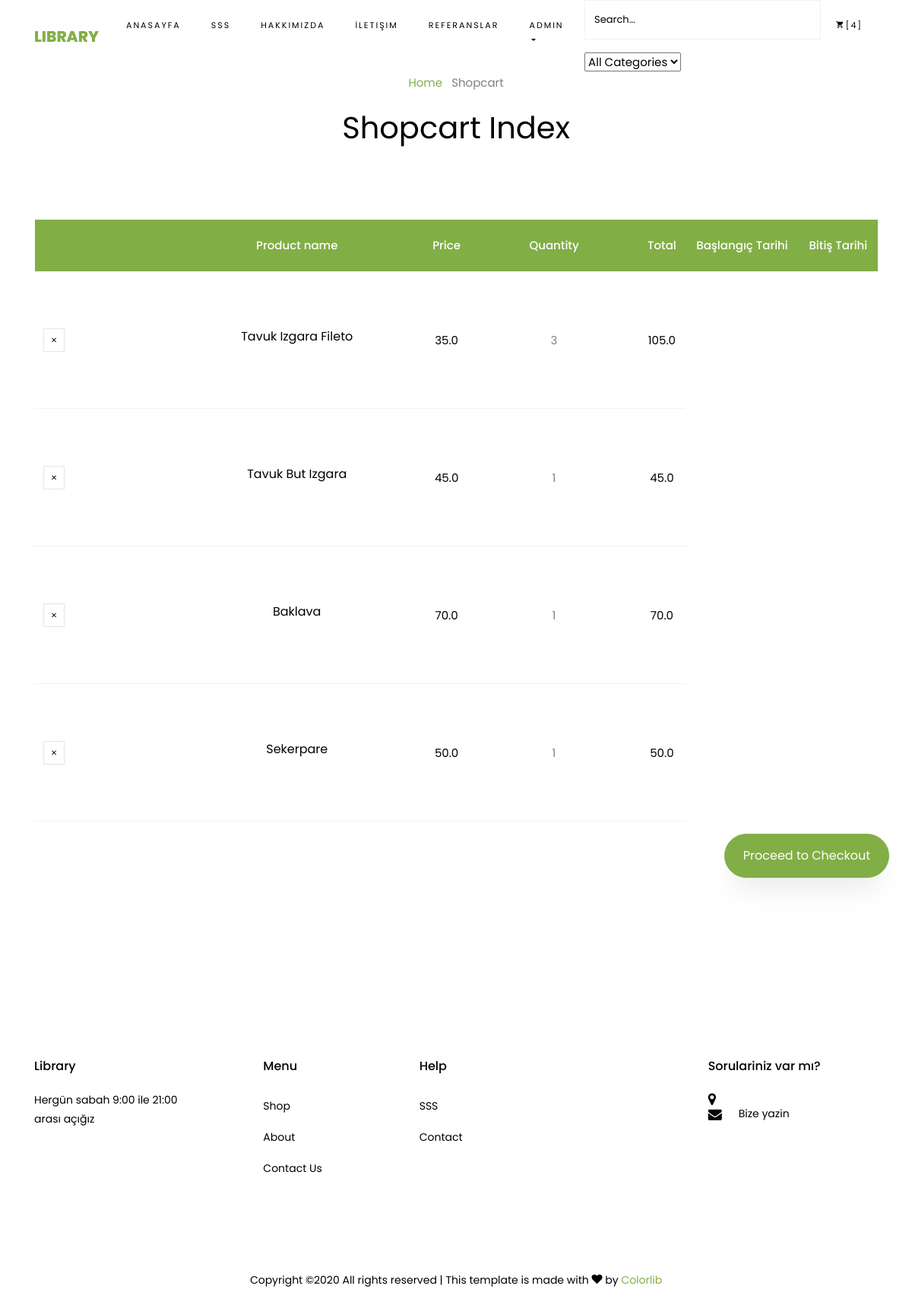
Page /shopcart/ (signed in) on the earlier database version.
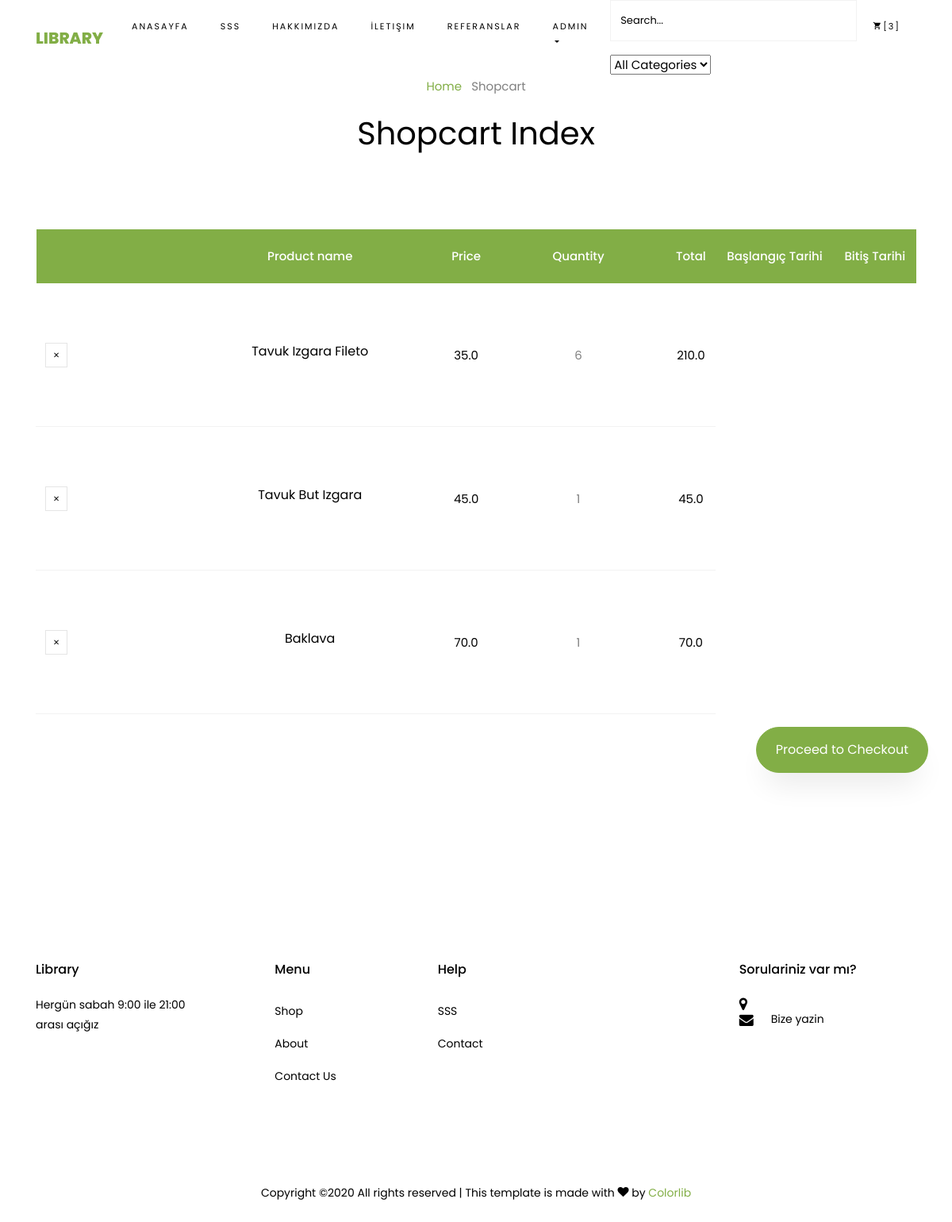
Same page on the later database version.
### order/models.py (models this page shows, shortened)
class ShopCart(models.Model):
    user = models.ForeignKey(User,on_delete=models.SET_NULL,null=True)
    product = models.ForeignKey(Product,on_delete=models.SET_NULL,null=True)
    quantity = models.IntegerField()
    @property
    def amount(self):
        return (self.quantity * self.product.price)

### product/models.py (models this page shows, shortened)
class Product(models.Model):
   STATUS = (
      ('True', 'Evet'),
      ('False', 'Hayir'),
   )
   category= models.ForeignKey(Category, on_delete=models.CASCADE)
   title = models.CharField(max_length=150)
   keywords = models.CharField(max_length=255)
   description = models.CharField(max_length=255)
   image = models.ImageField(blank=True, upload_to='images/')
   price = models.FloatField()
   amount = models. IntegerField()
   detail =RichTextUploadingField()
   slug = models.SlugField(null=False,unique=True)
   status = models.CharField(max_length=10,choices=STATUS)
   create_at = models.DateTimeField (auto_now_add=True)
   update_at = models.DateTimeField (auto_now=True)
   def __str__(self):
      return self.title
   def image_tag(self):
      return mark_safe('<img src="{}" height="50"/>'.format(self.image.url))
   image_tag.short_description = 'Image'

### order/views.py (the view)
# urls.py: path('shopcart/', orderviews.shopcart, name='shopcart'),
@login_required(login_url='/login')
def shopcart(request):
    category= Category.objects.all()
    current_user = request.user
    shopcart = ShopCart.objects.filter(user_id=current_user.id)
    request.session['cart_items']=ShopCart.objects.filter(user_id=current_user.id).count()
    total=0
    for rs in shopcart:
        total += rs.product.price * rs.quantity
    context = {'shopcart': shopcart,
               'category': category,
               'total': total,
               }
    return render(request, 'Shopcart_products.html', context)

### order/templates/Shopcart_products.html (shortened to what this page needs)
{% extends 'homebase.html' %}
{% load static %}
{% block content %}
<!DOCTYPE html>
<html lang="en">
<head>
	<link rel="stylesheet" href="css/open-iconic-bootstrap.min.css">
	<link rel="stylesheet" href="css/animate.css">
	<link rel="stylesheet" href="css/owl.carousel.min.css">
	<link rel="stylesheet" href="css/owl.theme.default.min.css">
	<link rel="stylesheet" href="css/magnific-popup.css">
	<link rel="stylesheet" href="css/aos.css">
	<link rel="stylesheet" href="css/ionicons.min.css">
	<link rel="stylesheet" href="css/bootstrap-datepicker.css">
	<link rel="stylesheet" href="css/jquery.timepicker.css">
	<link rel="stylesheet" href="css/flaticon.css">
	<link rel="stylesheet" href="css/icomoon.css">
	<link rel="stylesheet" href="css/style.css">
</head>
<body class="goto-here">
<div >
	<div class="container">
		<div class="row no-gutters slider-text align-items-center justify-content-center">
			<div class="col-md-9 ftco-animate text-center">
				<p class="breadcrumbs"><span class="mr-2"><a href="/">Home</a></span> <span>Shopcart</span></p>
				<h1 class="mb-0 bread">Shopcart Index</h1>
			</div>
		</div>
	</div>
</div>
<section class="ftco-section ftco-cart">
	<div class="container">
		<div class="row">
			<div class="col-md-12 ftco-animate">
				<div class="cart-list">
					<table class="table">
						<thead class="thead-primary">
						<tr class="text-center">
							<th>&nbsp;</th>
							<th>&nbsp;</th>
							<th>Product name</th>
							<th>Price</th>
							<th>Quantity</th>
							<th>Total</th>
							<th>Başlangıç Tarihi</th>
							<th>Bitiş Tarihi</th>
						</tr>
						</thead>
						<tbody>
						{% for rs in shopcart %}
						<tr class="text-center">
							<td class="product-remove"><a href="/order/deletefromcart/{{rs.id}}"><span class="ion-ios-close"></span></a></td>
							<td class="image-prod"><div class="img" style="background-image:url({{ rs.product.image.url }});"></div></td>
							<td class="product-name">
								<h3>{{rs.product}}</h3>
							</td>
							<td class="price">{{rs.product.price}}</td>
							<td class="quantity">
								{{rs.quantity}}
							</td>
							<td class="total">{{ rs.amount }}</td>
						</tr>
						{% endfor %}
						</tbody>
					</table>
				</div>
			</div>
		</div>
		<div class="row justify-content-end">
				<p><a href="/order/orderproduct" class="btn btn-primary py-3 px-4">Proceed to Checkout</a></p>
		</div>
	</div>
</section>
</body>
</html>
{% endblock %}

### home/templates/header.html (shortened to what this page needs)
{% load static %}
{% load mptt_tags %}
<link rel="stylesheet" href="https://ajax.googleapis.com/ajax/libs/jqueryui/1.11.4/themes/smoothness/jquery-ui.css">
<nav class="navbar navbar-expand-lg navbar-dark ftco_navbar bg-dark ftco-navbar-light" id="ftco-navbar">
    <div class="container">
        <a class="navbar-brand" href="/">Library</a>
        <div class="collapse navbar-collapse" id="ftco-nav">
            <ul class="navbar-nav ml-auto">
                <li class="nav-item active"><a href="/" class="nav-link">Anasayfa</a></li>
                <li class="nav-item active"><a href="/sss" class="nav-link">SSS</a></li>
                <li class="nav-item"><a href="/hakkimizda" class="nav-link">Hakkımızda</a></li>
                <li class="nav-item"><a href="/iletisim" class="nav-link">İletişim</a></li>
                <li class="nav-item"><a href="/referanslar" class="nav-link">Referanslar</a></li>
                {% if user.id is not None %}
                <li class="nav-item dropdown">
                    <a class="nav-link dropdown-toggle" href="/user" id="dropdown04" data-toggle="dropdown" aria-haspopup="true" aria-expanded="false">{{ user.username }}</a>
                </li>
                {% else %}
                <li class="nav-item"><a href="/login/" class="text-uppercase">Login</a> / <a href="/signup/" class="text-uppercase">Sign Up</a></li>
                {% endif %}
                <li>
                    <form action="/search/" class="search-form" method="post">
                        <div class="form-group">
                            <input name="query" id="query" type="text" class="form-control" placeholder="Search...">
                        </div>
                        <select name="catid" class="input search-categories">
                            <option value="0">All Categories</option>
                        </select>
                    </form>
                </li>
                <li class="nav-item cta cta-colored"><a href="/shopcart" class="nav-link"><span class="icon-shopping_cart"></span>[{{ request.session.cart_items }}]</a></li>
            </ul>
        </div>
    </div>
</nav>

Differences in the rows shown:
removed ShopCart: product "Sekerpare", product.price "50.0", quantity "1", amount "50.0"
changed ShopCart "Tavuk Izgara Fileto": quantity "3" → "6"; amount "105.0" → "210.0"
Other differences:
{{ request.session.cart_items }}: "4" → "3"
